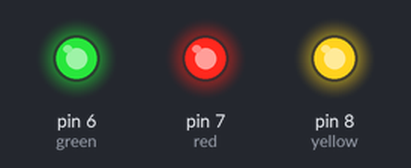
A sketch run on a simulated Arduino Uno, built with avr-gcc and run on an emulated ATmega328P. Shown: output pins drawn as LEDs (lit = HIGH).

Above: at 0.2 s.
At 1.2 s:
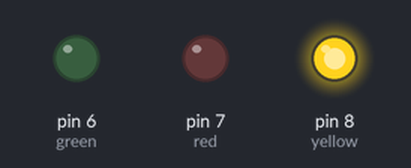
At 2.7 s:
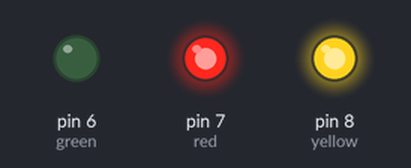
At 3.7 s:
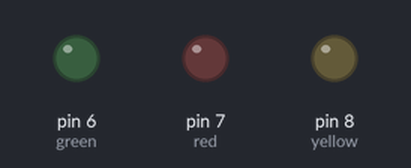
Timing chart, 0 to 4.6 s (numbered marks = the images above):
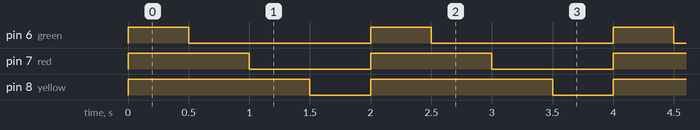

Measured:
- by itself, pin 6 (green): alternates HIGH for 0.50 s and LOW for 1.5 s
- by itself, pin 7 (red): alternates HIGH for 1.0 s and LOW for 1.0 s
- by itself, pin 8 (yellow): alternates HIGH for 1.5 s and LOW for 0.50 s

The sketch:

b3.ino
```cpp
int green = 6;
int red = 7;
int yellow = 8;

void setup()
{
  pinMode(green, OUTPUT);
  pinMode(red, OUTPUT);
  pinMode(yellow, OUTPUT);

  digitalWrite(green, HIGH);
  digitalWrite(red, HIGH);
  digitalWrite(yellow, HIGH);
}

void loop()
{
  delay(500);
  digitalWrite(green, LOW);
  delay(500);
  digitalWrite(red, LOW);
  delay(500);
  digitalWrite(yellow, LOW);

  delay(500);
  digitalWrite(green, HIGH);
  digitalWrite(red, HIGH);
  digitalWrite(yellow, HIGH);
}
```
